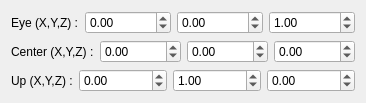
      <widget class="QWidget" name="lookAtTab">
       <attribute name="title">
        <string>Look At</string>
       </attribute>
       <layout class="QGridLayout" name="gridLayout_3">
        <item row="0" column="0">
         <layout class="QHBoxLayout" name="horizontalLayout_6">
          <item>
           <widget class="QLabel" name="label_5">
            <property name="sizePolicy">
             <sizepolicy hsizetype="Fixed" vsizetype="Preferred">
              <horstretch>0</horstretch>
              <verstretch>0</verstretch>
             </sizepolicy>
            </property>
            <property name="text">
             <string>Eye (X,Y,Z) :</string>
            </property>
           </widget>
          </item>
          <item>
           <widget class="QDoubleSpinBox" name="lookEyeXSpin">
            <property name="minimum">
             <double>-99999.000000000000000</double>
            </property>
            <property name="maximum">
             <double>99999.000000000000000</double>
            </property>
            <property name="singleStep">
             <double>0.100000000000000</double>
            </property>
            <property name="value">
             <double>0.000000000000000</double>
            </property>
           </widget>
          </item>
          <item>
           <widget class="QDoubleSpinBox" name="lookEyeYSpin">
            <property name="minimum">
             <double>-99999.000000000000000</double>
            </property>
            <property name="maximum">
             <double>99999.000000000000000</double>
            </property>
            <property name="singleStep">
             <double>0.100000000000000</double>
            </property>
            <property name="value">
             <double>0.000000000000000</double>
            </property>
           </widget>
          </item>
          <item>
           <widget class="QDoubleSpinBox" name="lookEyeZSpin">
            <property name="minimum">
             <double>-99999.000000000000000</double>
            </property>
            <property name="maximum">
             <double>99999.000000000000000</double>
            </property>
            <property name="singleStep">
             <double>0.100000000000000</double>
            </property>
            <property name="value">
             <double>1.000000000000000</double>
            </property>
           </widget>
          </item>
         </layout>
        </item>
        <item row="1" column="0">
         <layout class="QHBoxLayout" name="horizontalLayout_7">
          <item>
           <widget class="QLabel" name="label_6">
            <property name="sizePolicy">
             <sizepolicy hsizetype="Fixed" vsizetype="Preferred">
              <horstretch>0</horstretch>
              <verstretch>0</verstretch>
             </sizepolicy>
            </property>
            <property name="text">
             <string>Center (X,Y,Z) :</string>
            </property>
           </widget>
          </item>
          <item>
           <widget class="QDoubleSpinBox" name="lookCenterXSpin">
            <property name="minimum">
             <double>-99999.000000000000000</double>
            </property>
            <property name="maximum">
             <double>99999.000000000000000</double>
            </property>
            <property name="singleStep">
             <double>0.100000000000000</double>
            </property>
           </widget>
          </item>
          <item>
           <widget class="QDoubleSpinBox" name="lookCenterYSpin">
            <property name="minimum">
             <double>-99999.000000000000000</double>
            </property>
            <property name="maximum">
             <double>99999.000000000000000</double>
            </property>
            <property name="singleStep">
             <double>0.100000000000000</double>
            </property>
           </widget>
          </item>
          <item>
           <widget class="QDoubleSpinBox" name="lookCenterZSpin">
            <property name="minimum">
             <double>-99999.000000000000000</double>
            </property>
            <property name="maximum">
             <double>99999.000000000000000</double>
            </property>
            <property name="singleStep">
             <double>0.100000000000000</double>
            </property>
           </widget>
          </item>
         </layout>
        </item>
        <item row="2" column="0">
         <layout class="QHBoxLayout" name="horizontalLayout_8">
          <item>
           <widget class="QLabel" name="label_7">
            <property name="sizePolicy">
             <sizepolicy hsizetype="Fixed" vsizetype="Preferred">
              <horstretch>0</horstretch>
              <verstretch>0</verstretch>
             </sizepolicy>
            </property>
            <property name="text">
             <string>Up (X,Y,Z) :</string>
            </property>
           </widget>
          </item>
          <item>
           <widget class="QDoubleSpinBox" name="lookUpXSpin">
            <property name="minimum">
             <double>-99999.000000000000000</double>
            </property>
            <property name="maximum">
             <double>99999.000000000000000</double>
            </property>
            <property name="singleStep">
             <double>0.100000000000000</double>
            </property>
           </widget>
          </item>
          <item>
           <widget class="QDoubleSpinBox" name="lookUpYSpin">
            <property name="minimum">
             <double>-99999.000000000000000</double>
            </property>
            <property name="maximum">
             <double>99999.000000000000000</double>
            </property>
            <property name="singleStep">
             <double>0.100000000000000</double>
            </property>
            <property name="value">
             <double>1.000000000000000</double>
            </property>
           </widget>
          </item>
          <item>
           <widget class="QDoubleSpinBox" name="lookUpZSpin">
            <property name="minimum">
             <double>-99999.000000000000000</double>
            </property>
            <property name="maximum">
             <double>99999.000000000000000</double>
            </property>
            <property name="singleStep">
             <double>0.100000000000000</double>
            </property>
           </widget>
          </item>
         </layout>
        </item>
       </layout>
      </widget>
